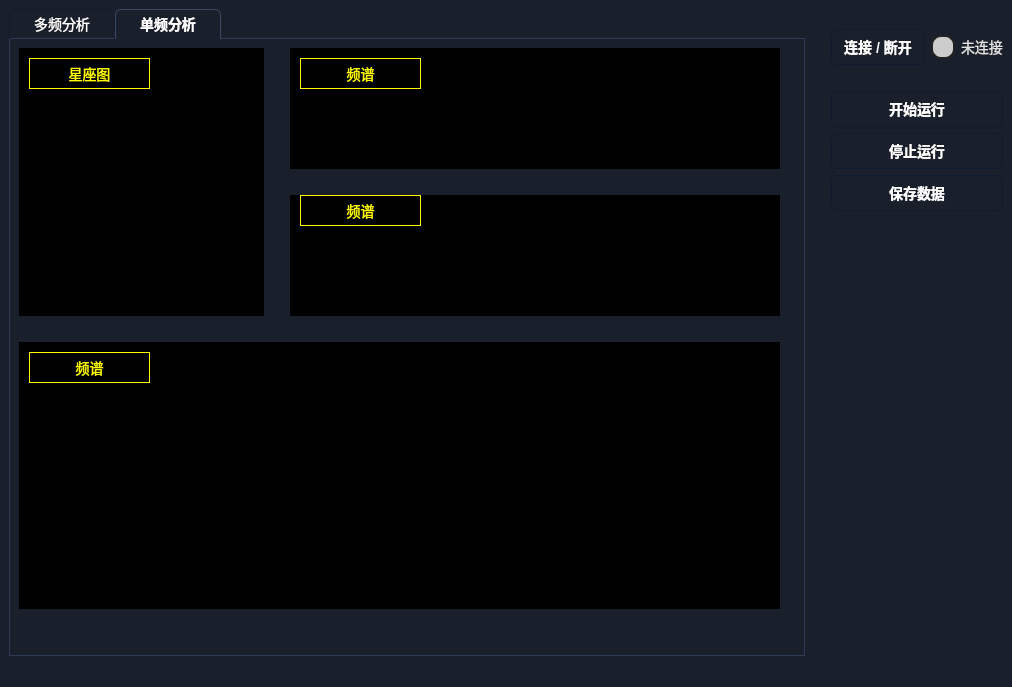
<?xml version="1.0" encoding="UTF-8"?>
<ui version="4.0">
 <class>MainWindow</class>
 <widget class="QMainWindow" name="MainWindow">
  <property name="geometry">
   <rect>
    <x>0</x>
    <y>0</y>
    <width>1012</width>
    <height>687</height>
   </rect>
  </property>
  <property name="font">
   <font>
    <family>Segoe UI</family>
    <pointsize>-1</pointsize>
    <weight>50</weight>
    <bold>false</bold>
   </font>
  </property>
  <property name="windowTitle">
   <string>MainWindow</string>
  </property>
  <property name="styleSheet">
   <string notr="true">* {
    font-family: &quot;Segoe UI&quot;, &quot;Microsoft YaHei&quot;, sans-serif;
    font-size: 14px;
}


QMainWindow, QWidget {
    background-color: #1a1f2c; /* 深蓝黑底 */
    color: #e0e0e0;            /* 浅灰字体 */
    font-family: &quot;Segoe UI&quot;, &quot;Microsoft YaHei&quot;, sans-serif;
    font-size: 14px;
}

QLabel {
    color: #e0e0e0;
}

QLineEdit, QTextEdit, QPlainTextEdit {
    background-color: #2a3244;
    border: 1px solid #3c4458;
    border-radius: 4px;
    padding: 4px;
    color: #ffffff;
    selection-background-color: #5c6a89;
}

QComboBox {
    background-color: #2a3244;
    border: 1px solid #3c4458;
    border-radius: 4px;
    padding: 4px;
    color: #ffffff;
    selection-background-color: #5c6a89;
}

QMenuBar, QMenu {
    background-color: #202637;
    color: #e0e0e0;
}

QMenu::item:selected {
    background-color: #2e3a55;
}

QStatusBar {
    background-color: #1a1f2c;
    color: #a0a0a0;
}

QToolTip {
    background-color: #2e3b55;
    color: white;
    border: 1px solid #5a6780;
}


/* blue metal */
QPushButton {
    color: white;
    background-color: qlineargradient(
        x1: 0, y1: 0,
        x2: 0, y2: 1,
        stop: 0 #3a4a68,
        stop: 0.5 #2e3b55,
        stop: 1 #1d273a
    );
    border: 1px solid #0f1b2e;
    border-radius: 6px;
    padding: 6px 12px;
    font-weight: bold;
    font-size: 14px;
    text-align: center;
    /*box-shadow: 0px 2px 5px rgba(0,0,0,0.6);*/
}

QPushButton:hover {
    background-color: qlineargradient(
        x1: 0, y1: 0,
        x2: 0, y2: 1,
        stop: 0 #44597f,
        stop: 0.5 #344765,
        stop: 1 #1e2d44
    );
    border: 1px solid #2c3c5a;
}

QPushButton:pressed {
    background-color: qlineargradient(
        x1: 0, y1: 0,
        x2: 0, y2: 1,
        stop: 0 #1e2a3d,
        stop: 1 #0f1725
    );
    border: 1px solid #000000;
    padding-top: 7px;  /* Pressed visual effect */
    padding-bottom: 5px;
}

QPushButton:disabled {
    background-color: #444a5a;
    color: #999;
    border: 1px solid #333;
}

</string>
  </property>
  <widget class="QWidget" name="centralwidget">
   <property name="sizePolicy">
    <sizepolicy hsizetype="Expanding" vsizetype="Expanding">
     <horstretch>0</horstretch>
     <verstretch>0</verstretch>
    </sizepolicy>
   </property>
   <property name="autoFillBackground">
    <bool>false</bool>
   </property>
   <layout class="QGridLayout" name="gridLayout_2">
    <item row="0" column="0">
     <layout class="QHBoxLayout" name="horizontalLayout" stretch="1,0,0">
      <property name="sizeConstraint">
       <enum>QLayout::SetDefaultConstraint</enum>
      </property>
      <item>
       <widget class="QTabWidget" name="tabWidget">
        <property name="styleSheet">
         <string notr="true">/* 整体容器背景 */
QTabWidget::pane {
    border: 1px solid #2e3b55;
    background-color: #1a1f2c;
    top: -1px;  /* 防止 border 被切断 */
}

/* 标签栏区域背景 */
QTabBar {
    background-color: #1a1f2c;
}

/* 普通标签样式 */
QTabBar::tab {
    background-color: qlineargradient(
        x1: 0, y1: 0,
        x2: 0, y2: 1,
        stop: 0 #3a4a68,
        stop: 0.5 #2e3b55,
        stop: 1 #1d273a
    );
    color: white;
    border: 1px solid #0f1b2e;
    border-bottom-color: #2e3b55; /* 合并边框 */
    border-top-left-radius: 6px;
    border-top-right-radius: 6px;
    padding: 6px 12px;
    min-width: 80px;
}

/* 选中的标签页 */
QTabBar::tab:selected {
    background-color: qlineargradient(
        x1: 0, y1: 0,
        x2: 0, y2: 1,
        stop: 0 #44597f,
        stop: 0.5 #344765,
        stop: 1 #1e2d44
    );
    border: 1px solid #3c4a64;
    border-bottom: 1px solid #1a1f2c; /* 与内容区背景融合 */
    font-weight: bold;
}

/* 鼠标悬停 */
QTabBar::tab:hover {
    background-color: qlineargradient(
        x1: 0, y1: 0,
        x2: 0, y2: 1,
        stop: 0 #4e6086,
        stop: 1 #2e3a55
    );
}
</string>
        </property>
        <property name="currentIndex">
         <number>1</number>
        </property>
        <widget class="QWidget" name="tab1">
         <property name="sizePolicy">
          <sizepolicy hsizetype="Expanding" vsizetype="Expanding">
           <horstretch>0</horstretch>
           <verstretch>0</verstretch>
          </sizepolicy>
         </property>
         <attribute name="title">
          <string>多频分析</string>
         </attribute>
         <layout class="QGridLayout" name="gridLayout">
          <item row="0" column="0">
           <layout class="QVBoxLayout" name="verticalLayout" stretch="3,0,2">
            <item>
             <widget class="PlotWidget" name="plt_spectrum" native="true">
              <property name="sizePolicy">
               <sizepolicy hsizetype="Expanding" vsizetype="Expanding">
                <horstretch>0</horstretch>
                <verstretch>0</verstretch>
               </sizepolicy>
              </property>
              <property name="minimumSize">
               <size>
                <width>0</width>
                <height>100</height>
               </size>
              </property>
              <property name="autoFillBackground">
               <bool>false</bool>
              </property>
              <property name="styleSheet">
               <string notr="true">background-color: rgb(0, 0, 0);</string>
              </property>
              <widget class="QLabel" name="label_2">
               <property name="geometry">
                <rect>
                 <x>70</x>
                 <y>10</y>
                 <width>121</width>
                 <height>31</height>
                </rect>
               </property>
               <property name="font">
                <font>
                 <family>Segoe UI</family>
                 <pointsize>-1</pointsize>
                </font>
               </property>
               <property name="styleSheet">
                <string notr="true">QLabel {
    color: yellow;
    background-color: black;
    border: 1px solid yellow;
}
</string>
               </property>
               <property name="text">
                <string>频谱</string>
               </property>
               <property name="alignment">
                <set>Qt::AlignCenter</set>
               </property>
              </widget>
             </widget>
            </item>
            <item>
             <spacer name="horizontalSpacer">
              <property name="orientation">
               <enum>Qt::Horizontal</enum>
              </property>
              <property name="sizeHint" stdset="0">
               <size>
                <width>40</width>
                <height>20</height>
               </size>
              </property>
             </spacer>
            </item>
            <item>
             <widget class="PlotWidget" name="Plot_3" native="true">
              <property name="sizePolicy">
               <sizepolicy hsizetype="Expanding" vsizetype="Expanding">
                <horstretch>0</horstretch>
                <verstretch>0</verstretch>
               </sizepolicy>
              </property>
              <property name="minimumSize">
               <size>
                <width>0</width>
                <height>100</height>
               </size>
              </property>
              <property name="autoFillBackground">
               <bool>false</bool>
              </property>
              <property name="styleSheet">
               <string notr="true">background-color: rgb(0, 0, 0);</string>
              </property>
              <widget class="QLabel" name="label_3">
               <property name="geometry">
                <rect>
                 <x>70</x>
                 <y>10</y>
                 <width>121</width>
                 <height>31</height>
                </rect>
               </property>
               <property name="font">
                <font>
                 <family>Segoe UI</family>
                 <pointsize>-1</pointsize>
                </font>
               </property>
               <property name="styleSheet">
                <string notr="true">QLabel {
    color: yellow;
    background-color: black;
    border: 1px solid yellow;
}
</string>
               </property>
               <property name="text">
                <string>传输散射系数</string>
               </property>
               <property name="alignment">
                <set>Qt::AlignCenter</set>
               </property>
              </widget>
             </widget>
            </item>
           </layout>
          </item>
         </layout>
        </widget>
        <widget class="QWidget" name="tab2">
         <property name="sizePolicy">
          <sizepolicy hsizetype="Expanding" vsizetype="Expanding">
           <horstretch>0</horstretch>
           <verstretch>0</verstretch>
          </sizepolicy>
         </property>
         <property name="contextMenuPolicy">
          <enum>Qt::CustomContextMenu</enum>
         </property>
         <attribute name="title">
          <string>单频分析</string>
         </attribute>
         <widget class="QWidget" name="verticalLayoutWidget">
          <property name="geometry">
           <rect>
            <x>9</x>
            <y>9</y>
            <width>761</width>
            <height>561</height>
           </rect>
          </property>
          <layout class="QVBoxLayout" name="verticalLayout_7" stretch="1,0,1">
           <item>
            <layout class="QHBoxLayout" name="horizontalLayout_3" stretch="1,0,2">
             <item>
              <widget class="PlotWidget" name="plt_spectrum_4" native="true">
               <property name="sizePolicy">
                <sizepolicy hsizetype="Expanding" vsizetype="Expanding">
                 <horstretch>0</horstretch>
                 <verstretch>0</verstretch>
                </sizepolicy>
               </property>
               <property name="minimumSize">
                <size>
                 <width>0</width>
                 <height>100</height>
                </size>
               </property>
               <property name="autoFillBackground">
                <bool>false</bool>
               </property>
               <property name="styleSheet">
                <string notr="true">background-color: rgb(0, 0, 0);</string>
               </property>
               <widget class="QLabel" name="label_8">
                <property name="geometry">
                 <rect>
                  <x>10</x>
                  <y>10</y>
                  <width>121</width>
                  <height>31</height>
                 </rect>
                </property>
                <property name="font">
                 <font>
                  <family>Segoe UI</family>
                  <pointsize>-1</pointsize>
                 </font>
                </property>
                <property name="styleSheet">
                 <string notr="true">QLabel {
    color: yellow;
    background-color: black;
    border: 1px solid yellow;
}
</string>
                </property>
                <property name="text">
                 <string>星座图</string>
                </property>
                <property name="alignment">
                 <set>Qt::AlignCenter</set>
                </property>
               </widget>
              </widget>
             </item>
             <item>
              <spacer name="verticalSpacer_4">
               <property name="orientation">
                <enum>Qt::Vertical</enum>
               </property>
               <property name="sizeHint" stdset="0">
                <size>
                 <width>20</width>
                 <height>40</height>
                </size>
               </property>
              </spacer>
             </item>
             <item>
              <layout class="QVBoxLayout" name="verticalLayout_8" stretch="1,0,1">
               <item>
                <widget class="PlotWidget" name="plt_spectrum_5" native="true">
                 <property name="sizePolicy">
                  <sizepolicy hsizetype="Expanding" vsizetype="Expanding">
                   <horstretch>0</horstretch>
                   <verstretch>0</verstretch>
                  </sizepolicy>
                 </property>
                 <property name="minimumSize">
                  <size>
                   <width>0</width>
                   <height>100</height>
                  </size>
                 </property>
                 <property name="autoFillBackground">
                  <bool>false</bool>
                 </property>
                 <property name="styleSheet">
                  <string notr="true">background-color: rgb(0, 0, 0);</string>
                 </property>
                 <widget class="QLabel" name="label_9">
                  <property name="geometry">
                   <rect>
                    <x>10</x>
                    <y>10</y>
                    <width>121</width>
                    <height>31</height>
                   </rect>
                  </property>
                  <property name="font">
                   <font>
                    <family>Segoe UI</family>
                    <pointsize>-1</pointsize>
                   </font>
                  </property>
                  <property name="styleSheet">
                   <string notr="true">QLabel {
    color: yellow;
    background-color: black;
    border: 1px solid yellow;
}
</string>
                  </property>
                  <property name="text">
                   <string>频谱</string>
                  </property>
                  <property name="alignment">
                   <set>Qt::AlignCenter</set>
                  </property>
                 </widget>
                </widget>
               </item>
               <item>
                <spacer name="horizontalSpacer_6">
                 <property name="orientation">
                  <enum>Qt::Horizontal</enum>
                 </property>
                 <property name="sizeHint" stdset="0">
                  <size>
                   <width>40</width>
                   <height>20</height>
                  </size>
                 </property>
                </spacer>
               </item>
               <item>
                <widget class="PlotWidget" name="plt_spectrum_6" native="true">
                 <property name="sizePolicy">
                  <sizepolicy hsizetype="Expanding" vsizetype="Expanding">
                   <horstretch>0</horstretch>
                   <verstretch>0</verstretch>
                  </sizepolicy>
                 </property>
                 <property name="minimumSize">
                  <size>
                   <width>0</width>
                   <height>100</height>
                  </size>
                 </property>
                 <property name="autoFillBackground">
                  <bool>false</bool>
                 </property>
                 <property name="styleSheet">
                  <string notr="true">background-color: rgb(0, 0, 0);</string>
                 </property>
                 <widget class="QLabel" name="label_10">
                  <property name="geometry">
                   <rect>
                    <x>10</x>
                    <y>0</y>
                    <width>121</width>
                    <height>31</height>
                   </rect>
                  </property>
                  <property name="font">
                   <font>
                    <family>Segoe UI</family>
                    <pointsize>-1</pointsize>
                   </font>
                  </property>
                  <property name="styleSheet">
                   <string notr="true">QLabel {
    color: yellow;
    background-color: black;
    border: 1px solid yellow;
}
</string>
                  </property>
                  <property name="text">
                   <string>频谱</string>
                  </property>
                  <property name="alignment">
                   <set>Qt::AlignCenter</set>
                  </property>
                 </widget>
                </widget>
               </item>
              </layout>
             </item>
            </layout>
           </item>
           <item>
            <spacer name="horizontalSpacer_5">
             <property name="orientation">
              <enum>Qt::Horizontal</enum>
             </property>
             <property name="sizeHint" stdset="0">
              <size>
               <width>40</width>
               <height>20</height>
              </size>
             </property>
            </spacer>
           </item>
           <item>
            <widget class="PlotWidget" name="plt_spectrum_3" native="true">
             <property name="sizePolicy">
              <sizepolicy hsizetype="Expanding" vsizetype="Expanding">
               <horstretch>0</horstretch>
               <verstretch>0</verstretch>
              </sizepolicy>
             </property>
             <property name="minimumSize">
              <size>
               <width>0</width>
               <height>100</height>
              </size>
             </property>
             <property name="autoFillBackground">
              <bool>false</bool>
             </property>
             <property name="styleSheet">
              <string notr="true">background-color: rgb(0, 0, 0);</string>
             </property>
             <widget class="QLabel" name="label_7">
              <property name="geometry">
               <rect>
                <x>10</x>
                <y>10</y>
                <width>121</width>
                <height>31</height>
               </rect>
              </property>
              <property name="font">
               <font>
                <family>Segoe UI</family>
                <pointsize>-1</pointsize>
               </font>
              </property>
              <property name="styleSheet">
               <string notr="true">QLabel {
    color: yellow;
    background-color: black;
    border: 1px solid yellow;
}
</string>
              </property>
              <property name="text">
               <string>频谱</string>
              </property>
              <property name="alignment">
               <set>Qt::AlignCenter</set>
              </property>
             </widget>
            </widget>
           </item>
          </layout>
         </widget>
        </widget>
       </widget>
      </item>
      <item>
       <spacer name="verticalSpacer">
        <property name="orientation">
         <enum>Qt::Vertical</enum>
        </property>
        <property name="sizeHint" stdset="0">
         <size>
          <width>20</width>
          <height>40</height>
         </size>
        </property>
       </spacer>
      </item>
      <item>
       <layout class="QVBoxLayout" name="verticalLayout_2" stretch="1,0,1,0,1">
        <item>
         <layout class="QVBoxLayout" name="verticalLayout_3">
          <item>
           <layout class="QHBoxLayout" name="horizontalLayout_2" stretch="1,0,0">
            <item>
             <widget class="QPushButton" name="btn_conn">
              <property name="styleSheet">
               <string notr="true"/>
              </property>
              <property name="text">
               <string>连接 / 断开</string>
              </property>
             </widget>
            </item>
            <item>
             <widget class="QLabel" name="lbl_conn_light">
              <property name="styleSheet">
               <string notr="true">QLabel#lbl_conn_light {
    background-color: #cccccc;       /* 默认：灰色（未连接） */
    border: 2px solid #222;
    border-radius: 10px;             /* 让其变成圆形 */
    min-width: 20px;
    min-height: 20px;
    max-width: 20px;
    max-height: 20px;
}
</string>
              </property>
              <property name="text">
               <string/>
              </property>
             </widget>
            </item>
            <item>
             <widget class="QLabel" name="lbl_conn_state">
              <property name="text">
               <string>未连接</string>
              </property>
             </widget>
            </item>
           </layout>
          </item>
          <item>
           <widget class="QPushButton" name="btn_start">
            <property name="styleSheet">
             <string notr="true"/>
            </property>
            <property name="text">
             <string>开始运行</string>
            </property>
           </widget>
          </item>
          <item>
           <widget class="QPushButton" name="btn_stop">
            <property name="styleSheet">
             <string notr="true"/>
            </property>
            <property name="text">
             <string>停止运行</string>
            </property>
           </widget>
          </item>
          <item>
           <widget class="QPushButton" name="btn_save">
            <property name="styleSheet">
             <string notr="true"/>
            </property>
            <property name="text">
             <string>保存数据</string>
            </property>
           </widget>
          </item>
         </layout>
        </item>
        <item>
         <spacer name="horizontalSpacer_3">
          <property name="orientation">
           <enum>Qt::Horizontal</enum>
          </property>
          <property name="sizeHint" stdset="0">
           <size>
            <width>40</width>
            <height>20</height>
           </size>
          </property>
         </spacer>
        </item>
        <item>
         <layout class="QVBoxLayout" name="verticalLayout_4">
          <item>
           <spacer name="verticalSpacer_3">
            <property name="orientation">
             <enum>Qt::Vertical</enum>
            </property>
            <property name="sizeHint" stdset="0">
             <size>
              <width>20</width>
              <height>40</height>
             </size>
            </property>
           </spacer>
          </item>
         </layout>
        </item>
        <item>
         <spacer name="horizontalSpacer_2">
          <property name="orientation">
           <enum>Qt::Horizontal</enum>
          </property>
          <property name="sizeHint" stdset="0">
           <size>
            <width>40</width>
            <height>20</height>
           </size>
          </property>
         </spacer>
        </item>
        <item>
         <layout class="QVBoxLayout" name="verticalLayout_5">
          <item>
           <spacer name="verticalSpacer_2">
            <property name="orientation">
             <enum>Qt::Vertical</enum>
            </property>
            <property name="sizeHint" stdset="0">
             <size>
              <width>20</width>
              <height>40</height>
             </size>
            </property>
           </spacer>
          </item>
         </layout>
        </item>
       </layout>
      </item>
     </layout>
    </item>
   </layout>
  </widget>
  <widget class="QMenuBar" name="menubar">
   <property name="geometry">
    <rect>
     <x>0</x>
     <y>0</y>
     <width>1012</width>
     <height>25</height>
    </rect>
   </property>
  </widget>
  <widget class="QStatusBar" name="statusbar"/>
 </widget>
 <customwidgets>
  <customwidget>
   <class>PlotWidget</class>
   <extends>QWidget</extends>
   <header>pyqtgraph</header>
   <container>1</container>
  </customwidget>
 </customwidgets>
 <resources/>
 <connections/>
</ui>
